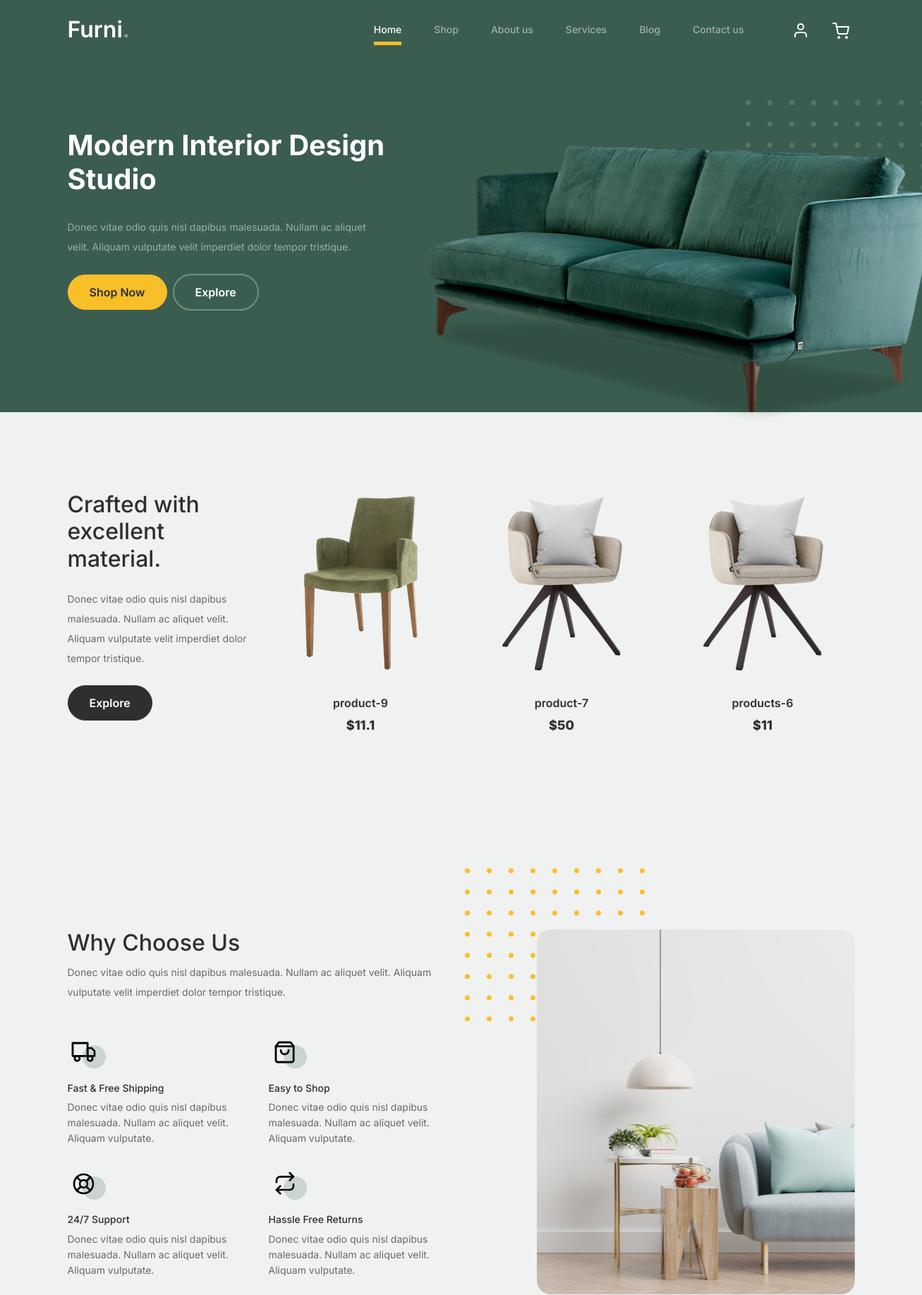
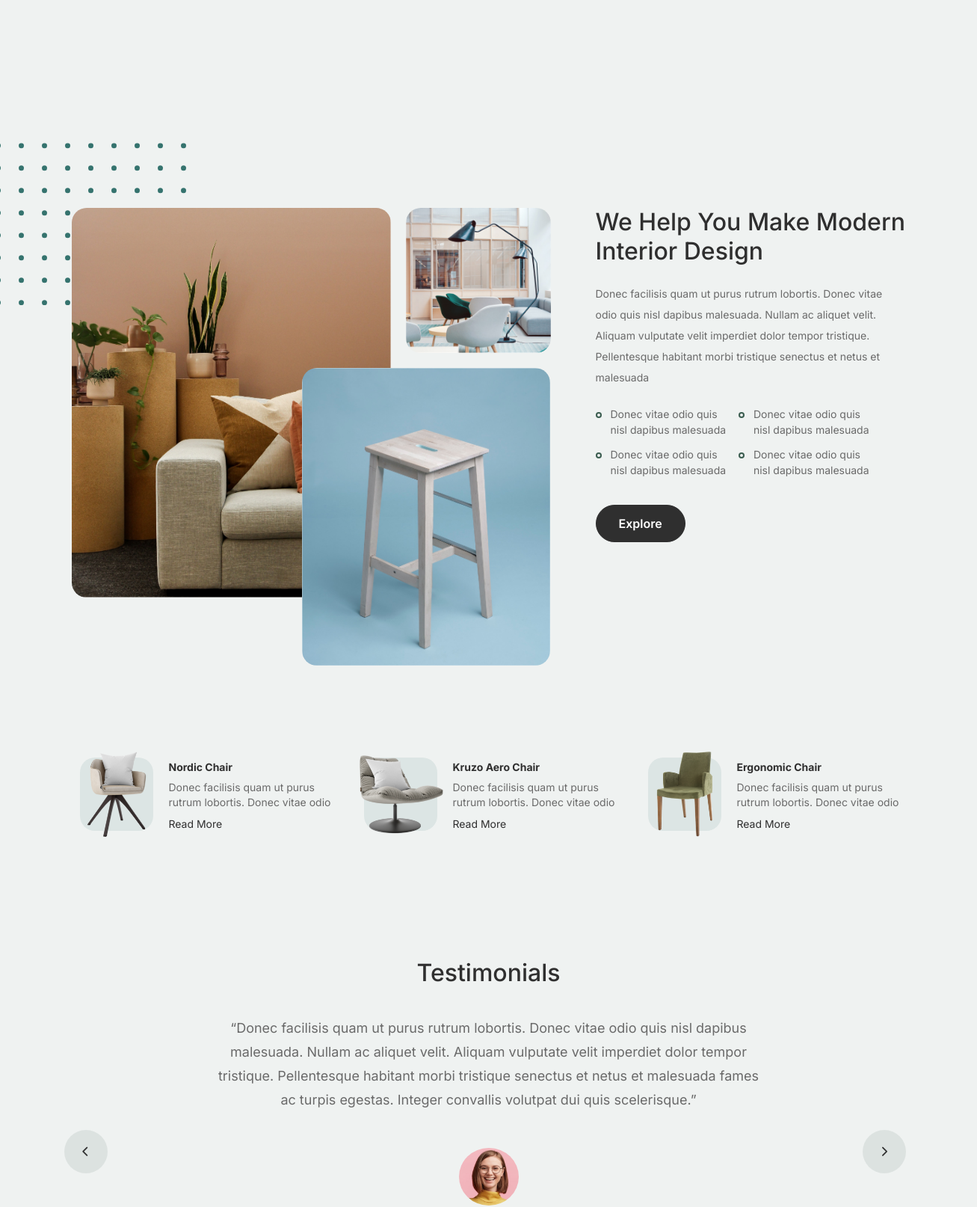
The page / (upper part) on the database its author committed (2 pictures, top to bottom).
### tables this page shows
CREATE TABLE `sanpham` (
  `id` int(11) NOT NULL,
  `category_id` int(11) NOT NULL,
  `name` varchar(255) DEFAULT NULL,
  `description` text DEFAULT NULL,
  `price` double(10,2) DEFAULT NULL,
  `luotxem` int(11) DEFAULT NULL,
  `image_url` varchar(255) DEFAULT NULL,
  `created_at` timestamp NOT NULL DEFAULT current_timestamp()
);

### App/models/pdo.php (called while the page is built, shortened)
<?php
function pdo_get_connection(){
    $dburl = "mysql:host=localhost;dbname=chichaven;charset=utf8";
    $username = 'root';
    $password = '';
    $conn = new PDO($dburl, $username, $password);
    $conn->setAttribute(PDO::ATTR_ERRMODE, PDO::ERRMODE_EXCEPTION);
    return $conn;
}
function pdo_query($sql){
    $sql_args = array_slice(func_get_args(), 1);
    try{
        $conn = pdo_get_connection();
        $stmt = $conn->prepare($sql);
        $stmt->execute($sql_args);
        $rows = $stmt->fetchAll();
        return $rows;
    }
    catch(PDOException $e){
        throw $e;
    }
    finally{
        unset($conn);
    }
}

### App/models/sanpham.php (called while the page is built, shortened)
<?php
    function loadall_sanpham_home(){
        $sql ="select * from sanpham where 1 order by id desc limit 0,3";
        $listsanpham=pdo_query($sql);
        return $listsanpham;
    }
?>

### App/views/global.php (called while the page is built)
<?php
    $img_path="App/views/public/images/"
?>

### App/views/home.php (the view, shortened to what this page needs)
      <div class="hero">
		<div class="container">
			<div class="row justify-content-between">
				<div class="col-lg-5">
					<div class="intro-excerpt">
						<h1>Modern Interior <span clsas="d-block">Design Studio</span></h1>
						<p class="mb-4">Donec vitae odio quis nisl dapibus malesuada. Nullam ac aliquet velit. Aliquam vulputate velit imperdiet dolor tempor tristique.</p>
						<p><a href="" class="btn btn-secondary me-2">Shop Now</a><a href="#" class="btn btn-white-outline">Explore</a></p>
					</div>
				</div>
				<div class="col-lg-7">
					<div class="hero-img-wrap">
						<img src="App/views/public/images/couch.png" class="img-fluid">
					</div>
				</div>
			</div>
		</div>
	</div>
<div class="product-section">
	<div class="container">
		<div class="row">
			<div class="col-md-12 col-lg-3 mb-5 mb-lg-0">
				<h2 class="mb-4 section-title">Crafted with excellent material.</h2>
				<p class="mb-4">Donec vitae odio quis nisl dapibus malesuada. Nullam ac aliquet velit. Aliquam vulputate velit imperdiet dolor tempor tristique. </p>
				<p><a href="shop.html" class="btn">Explore</a></p>
			</div>
                  <?php
                  $i=0;
                      foreach ($spnew as $sp) {
                          extract($sp);
                          $image_url=$img_path.$image_url;
                          if(($i==2)||($i==5)||($i==8)){
                              $mr="";
                          }else{
                              $mr="mr";
                          }
                          echo '<div class="col-12 col-md-4 col-lg-3 mb-5 mb-md-0 '.$mr.' ">
                                      <a class="product-item" href="cart.html">
                                          <img src="'.$image_url.'" class="img-fluid product-thumbnail">
                                          <h3 class="product-title">'.$name.'</h3>
                                          <strong class="product-price">$'.$price.'</strong>
                                          <span class="icon-cross">
                                              <img src="App/views/public/images/cross.svg" class="img-fluid">
                                          </span>
                                      </a>
                                  </div> ';
                                  $i+=1;
                          }
                  ?>
		</div>
	</div>
</div>
<div class="why-choose-section">
	<div class="container">
		<div class="row justify-content-between">
			<div class="col-lg-6">
				<h2 class="section-title">Why Choose Us</h2>
				<p>Donec vitae odio quis nisl dapibus malesuada. Nullam ac aliquet velit. Aliquam vulputate velit imperdiet dolor tempor tristique.</p>
				<div class="row my-5">
					<div class="col-6 col-md-6">
						<div class="feature">
							<div class="icon">
								<img src="App/views/public/images/truck.svg" alt="Image" class="imf-fluid">
							</div>
							<h3>Fast &amp; Free Shipping</h3>
							<p>Donec vitae odio quis nisl dapibus malesuada. Nullam ac aliquet velit. Aliquam vulputate.</p>
						</div>
					</div>
					<div class="col-6 col-md-6">
						<div class="feature">
							<div class="icon">
								<img src="App/views/public/images/bag.svg" alt="Image" class="imf-fluid">
							</div>
							<h3>Easy to Shop</h3>
							<p>Donec vitae odio quis nisl dapibus malesuada. Nullam ac aliquet velit. Aliquam vulputate.</p>
						</div>
					</div>
					<div class="col-6 col-md-6">
						<div class="feature">
							<div class="icon">
								<img src="App/views/public/images/support.svg" alt="Image" class="imf-fluid">
							</div>
							<h3>24/7 Support</h3>
							<p>Donec vitae odio quis nisl dapibus malesuada. Nullam ac aliquet velit. Aliquam vulputate.</p>
						</div>
					</div>
					<div class="col-6 col-md-6">
						<div class="feature">
							<div class="icon">
								<img src="App/views/public/images/return.svg" alt="Image" class="imf-fluid">
							</div>
							<h3>Hassle Free Returns</h3>
							<p>Donec vitae odio quis nisl dapibus malesuada. Nullam ac aliquet velit. Aliquam vulputate.</p>
						</div>
					</div>
				</div>
			</div>
			<div class="col-lg-5">
				<div class="img-wrap">
					<img src="App/views/public/images/why-choose-us-img.jpg" alt="Image" class="img-fluid">
				</div>
			</div>
		</div>
	</div>
</div>
<div class="we-help-section">
	<div class="container">
		<div class="row justify-content-between">
			<div class="col-lg-7 mb-5 mb-lg-0">
				<div class="imgs-grid">
					<div class="grid grid-1"><img src="App/views/public/images/img-grid-1.jpg" alt="Untree.co"></div>
					<div class="grid grid-2"><img src="App/views/public/images/img-grid-2.jpg" alt="Untree.co"></div>
					<div class="grid grid-3"><img src="App/views/public/images/img-grid-3.jpg" alt="Untree.co"></div>
				</div>
			</div>
			<div class="col-lg-5 ps-lg-5">
				<h2 class="section-title mb-4">We Help You Make Modern Interior Design</h2>
				<p>Donec facilisis quam ut purus rutrum lobortis. Donec vitae odio quis nisl dapibus malesuada. Nullam ac aliquet velit. Aliquam vulputate velit imperdiet dolor tempor tristique. Pellentesque habitant morbi tristique senectus et netus et malesuada</p>
				<ul class="list-unstyled custom-list my-4">
					<li>Donec vitae odio quis nisl dapibus malesuada</li>
					<li>Donec vitae odio quis nisl dapibus malesuada</li>
					<li>Donec vitae odio quis nisl dapibus malesuada</li>
					<li>Donec vitae odio quis nisl dapibus malesuada</li>
				</ul>
				<p><a herf="#" class="btn">Explore</a></p>
			</div>
		</div>
	</div>
</div>
<div class="popular-product">
	<div class="container">
		<div class="row">
			<div class="col-12 col-md-6 col-lg-4 mb-4 mb-lg-0">
				<div class="product-item-sm d-flex">
					<div class="thumbnail">
						<img src="App/views/public/images/product-1.png" alt="Image" class="img-fluid">
					</div>
					<div class="pt-3">
						<h3>Nordic Chair</h3>
						<p>Donec facilisis quam ut purus rutrum lobortis. Donec vitae odio </p>
						<p><a href="#">Read More</a></p>
					</div>
				</div>
			</div>
			<div class="col-12 col-md-6 col-lg-4 mb-4 mb-lg-0">
				<div class="product-item-sm d-flex">
					<div class="thumbnail">
						<img src="App/views/public/images/product-2.png" alt="Image" class="img-fluid">
					</div>
					<div class="pt-3">
						<h3>Kruzo Aero Chair</h3>
						<p>Donec facilisis quam ut purus rutrum lobortis. Donec vitae odio </p>
						<p><a href="#">Read More</a></p>
					</div>
				</div>
			</div>
			<div class="col-12 col-md-6 col-lg-4 mb-4 mb-lg-0">
				<div class="product-item-sm d-flex">
					<div class="thumbnail">
						<img src="App/views/public/images/product-3.png" alt="Image" class="img-fluid">
					</div>
					<div class="pt-3">
						<h3>Ergonomic Chair</h3>
						<p>Donec facilisis quam ut purus rutrum lobortis. Donec vitae odio </p>
						<p><a href="#">Read More</a></p>
					</div>
				</div>
			</div>
		</div>
	</div>
</div>
<div class="testimonial-section">
	<div class="container">
		<div class="row">
			<div class="col-lg-7 mx-auto text-center">
				<h2 class="section-title">Testimonials</h2>
			</div>
		</div>
		<div class="row justify-content-center">
			<div class="col-lg-12">
				<div class="testimonial-slider-wrap text-center">
					<div id="testimonial-nav">
						<span class="prev" data-controls="prev"><span class="fa fa-chevron-left"></span></span>
						<span class="next" data-controls="next"><span class="fa fa-chevron-right"></span></span>
					</div>
					<div class="testimonial-slider">
						<div class="item">
							<div class="row justify-content-center">
								<div class="col-lg-8 mx-auto">
									<div class="testimonial-block text-center">
										<blockquote class="mb-5">
											<p>&ldquo;Donec facilisis quam ut purus rutrum lobortis. Donec vitae odio quis nisl dapibus malesuada. Nullam ac aliquet velit. Aliquam vulputate velit imperdiet dolor tempor tristique. Pellentesque habitant morbi tristique senectus et netus et malesuada fames ac turpis egestas. Integer convallis volutpat dui quis scelerisque.&rdquo;</p>
										</blockquote>
										<div class="author-info">
											<div class="author-pic">
												<img src="App/views/public/images/person-1.png" alt="Maria Jones" class="img-fluid">
											</div>
										</div>
									</div>
								</div>
							</div>
						</div>
						<div class="item">
							<div class="row justify-content-center">
							</div>
						</div>
						<div class="item">
							<div class="row justify-content-center">
							</div>
						</div>
					</div>
				</div>
			</div>
		</div>
	</div>
</div>

### App/views/public/css/tiny-slider.css (style rules this page uses)
.tns-slider { -webkit-transition:all 0s;-moz-transition:all 0s;transition:all 0s }
.tns-slider>.tns-item { -webkit-box-sizing:border-box;-moz-box-sizing:border-box;box-sizing:border-box }
.tns-horizontal.tns-subpixel { white-space:nowrap }
.tns-horizontal.tns-subpixel>.tns-item { display:inline-block;vertical-align:top;white-space:normal }

### rows shown on the page
sanpham: shows a picture, name "product-9", price "11.1"
sanpham: name "product-7", price "50"
sanpham: name "products-6", price "11"
